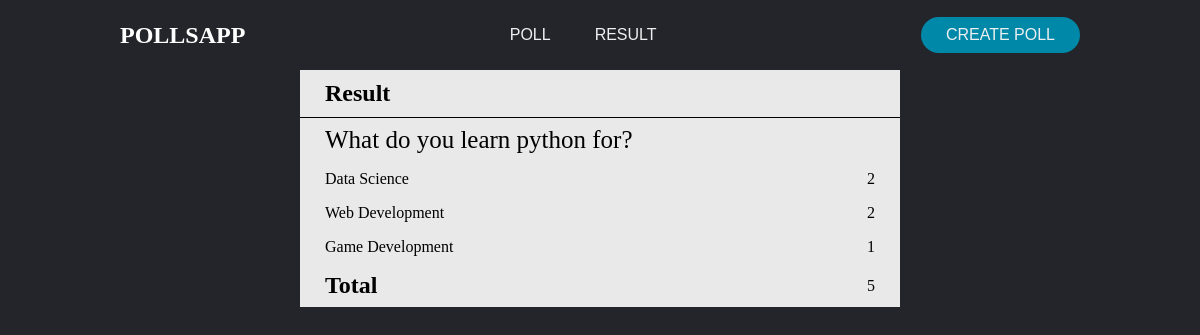
Page /home/detailedresult/3/ on the committed database.
### polls/models.py (models this page shows)
class Poll(models.Model):
    pollquestion=models.TextField()
    option1=models.CharField(max_length=65)
    option2=models.CharField(max_length=65)
    option3=models.CharField(max_length=65)
    option1_count=models.IntegerField(default=0)
    option2_count=models.IntegerField(default=0)
    option3_count=models.IntegerField(default=0)
    def total(self):
        return self.option1_count+self.option2_count+self.option3_count

### polls/views.py (the view)
# urls.py: path('detailedresult/<poll_id>/',views.detailedresult,name='detailedresult')
def detailedresult(request,poll_id):
	poll = Poll.objects.get(pk=poll_id)
	context={
		'poll':poll
	}
	return render(request,'detailresult.html',context)

### polls/templates/detailresult.html (shortened to what this page needs)
{% extends 'index.html'%}
{%load static%}
{%block link%}
<link rel="stylesheet" href="{% static 'detailresultstyle.css'%}">
{%endblock%}
{%block content%}
<main>
    <div class="results">
        <h2 class="resultheader">Result</h2>
        <p class="pollquestion">{{poll.pollquestion}}</p>
        <div class="finalresult">
            <label for="option1">{{poll.option1}}</label>
            <p class="votecount">{{poll.option1_count}}</p>
        </div>
        <div class="finalresult">
            <label for="option2">{{poll.option2}}</label>
            <p class="votecount">{{poll.option2_count}}</p>
        </div>
        <div class="finalresult">
            <label for="option3">{{poll.option3}}</label>
            <p class="votecount">{{poll.option3_count}}</p>
        </div>
        <div class="resultfooter">
            <h2 class="totalresult"> Total</h2>
            <p class="totalcount">{{poll.total}}</p>
        </div>
{%endblock%}

### polls/static/detailresultstyle.css (style rules this page uses)
main { display: flex; color: black; }
.results { width: 50%; margin-left: auto; margin-right: auto; display: flex; flex-direction: column; background-color: rgb(233, 233, 233); }
.resultheader { padding: 10px 25px; border-bottom: 1px solid black; }
.pollquestion { font-size: 25px; padding: 8px 25px; }
.finalresult { padding: 8px 25px; width: 100%; display: flex; justify-content: flex-start; }
.votecount { margin-left: auto; }
.resultfooter { display: flex; justify-content: flex-start; align-items: center; padding: 8px 25px; }
.totalcount { margin-left: auto; }

### polls/static/indexstyle.css (style rules this page uses)
* { box-sizing: border-box; margin: 0; padding: 0; }
body { background: #24252a; }

### rows in the picture
Poll: pollquestion "What do you learn python for?", option1 "Data Science", option1_count "2", option2 "Web Development", option2_count "2", option3 "Game Development", option3_count "1", total "5"
